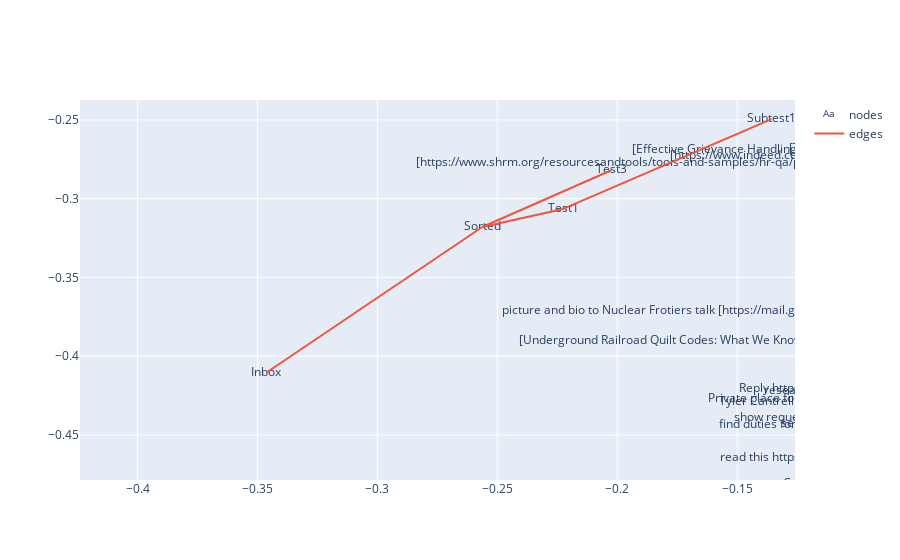

The cell this chart's notebook holds for it:
### Code cell
labels = []
for n in tdg.nodes:
    try:
        labels.append(tdg.nodes[n]["obj"].content)
    except AttributeError:
        labels.append(tdg.nodes[n]["obj"].name)

fig = go.Figure()
for name in traces:
    fig.add_trace(traces[name])
fig.update_traces(selector={"name": "nodes"}, mode="text", text=labels)
fig.update_layout(dict(height=1000))
#print(fig)

### Figure 1 — Plotly figure (JSON) as saved in the notebook; plotly's stock layout.template omitted (floating-point values rounded to 4 significant figures; data arrays with more than 128 entries replaced by an {"elided": "..."} marker saying what was removed)
{"data": [{"mode": "text", "name": "nodes", "text": {"elided": "453 str values"}, "type": "scatter", "x": {"elided": "453 float values"}, "y": {"elided": "453 float values"}}, {"mode": "lines", "name": "edges", "type": "scatter", "x": {"elided": "1319 float values"}, "y": {"elided": "1319 float values"}}], "layout": {"autosize": true, "xaxis": {"autorange": false, "range": [-0.424, -0.1259], "type": "linear"}, "yaxis": {"autorange": false, "range": [-0.4786, -0.2374], "type": "linear"}}}
